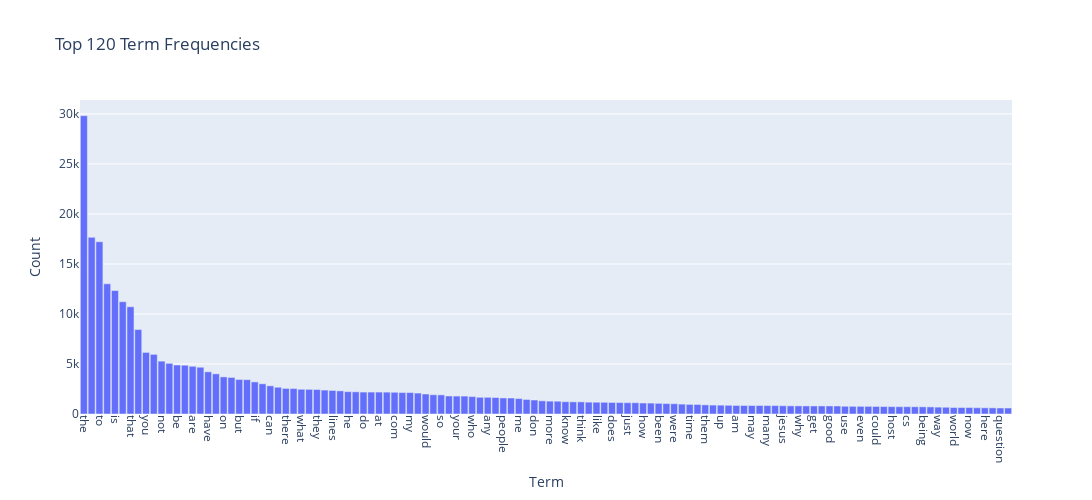

Source (notebook cell):
### Markdown cell above
### >>> **Exercise 14 (take home):** 
Additionally, you can attempt to sort the terms on the `x-axis` by frequency instead of in alphabetical order. This way the visualization is more meaninfgul and you will be able to observe the so called [long tail](https://en.wikipedia.org/wiki/Long_tail) (get familiar with this term since it will appear a lot in data mining and other statistics courses). see picture below

![alt txt](https://upload.wikimedia.org/wikipedia/commons/thumb/8/8a/Long_tail.svg/1000px-Long_tail.svg.png)

### Code cell
# Compute term frequencies 
term_frequencies = np.asarray(X_counts.sum(axis=0)).ravel()
terms = count_vect.get_feature_names_out()

# Select top-K most frequent terms and sort descending
K = min(120, len(terms))
top_idx = np.argpartition(term_frequencies, -K)[-K:]
top_idx = top_idx[np.argsort(term_frequencies[top_idx])[::-1]]

df = pd.DataFrame({
    "term": terms[top_idx],
    "frequency": term_frequencies[top_idx]
})

fig = px.bar(
    df, x="term", y="frequency",
    title=f"Top {K} Term Frequencies",
    labels={"term": "Term", "frequency": "Count"}
)
fig.update_layout(xaxis_tickangle=90, width=1400, height=500, bargap=0.1)
fig.show()

### Figure 1 — Plotly figure (JSON) as saved in the notebook; plotly's stock layout.template omitted (floating-point values rounded to 4 significant figures)
{"data": [{"hovertemplate": "Term=%{x}<br>Count=%{y}<extra></extra>", "legendgroup": "", "marker": {"color": "#636efa", "pattern": {"shape": ""}}, "name": "", "orientation": "v", "showlegend": false, "textposition": "auto", "type": "bar", "x": ["the", "of", "to", "and", "is", "in", "that", "it", "you", "for", "not", "this", "be", "from", "are", "edu", "have", "as", "on", "with", "but", "or", "if", "was", "can", "we", "there", "by", "what", "subject", "they", "an", "lines", "one", "he", "god", "do", "organization", "at", "re", "com", "about", "my", "all", "would", "will", "so", "some", "your", "no", "who", "has", "any", "writes", "people", "which", "me", "article", "don", "his", "more", "other", "know", "when", "think", "their", "like", "university", "does", "out", "just", "only", "how", "also", "been", "than", "were", "then", "time", "because", "them", "posting", "up", "had", "am", "should", "may", "these", "many", "say", "jesus", "see", "why", "us", "get", "very", "good", "believe", "use", "such", "even", "our", "could", "well", "host", "most", "cs", "those", "being", "nntp", "way", "new", "world", "much", "now", "into", "here", "graphics", "question", "something"], "xaxis": "x", "y": [29825, 17660, 17222, 13017, 12343, 11226, 10723, 8447, 6157, 5962, 5285, 5063, 4898, 4877, 4769, 4675, 4218, 4015, 3709, 3655, 3453, 3432, 3208, 3020, 2818, 2674, 2556, 2548, 2472, 2464, 2448, 2393, 2353, 2312, 2232, 2216, 2193, 2192, 2191, 2186, 2172, 2148, 2143, 2093, 2000, 1925, 1912, 1802, 1793, 1791, 1742, 1671, 1669, 1645, 1604, 1599, 1543, 1453, 1400, 1318, 1286, 1278, 1230, 1215, 1213, 1184, 1177, 1170, 1151, 1142, 1130, 1127, 1100, 1090, 1068, 1045, 1028, 989, 959, 952, 914, 892, 885, 870, 852, 851, 850, 850, 841, 840, 825, 814, 811, 808, 806, 805, 805, 803, 772, 766, 765, 763, 754, 745, 739, 730, 729, 722, 719, 710, 686, 676, 650, 649, 646, 628, 619, 613, 603, 598], "yaxis": "y"}], "layout": {"bargap": 0.1, "barmode": "relative", "height": 500, "legend": {"tracegroupgap": 0}, "title": {"text": "Top 120 Term Frequencies"}, "width": 1400, "xaxis": {"anchor": "y", "domain": [0, 1], "tickangle": 90, "title": {"text": "Term"}}, "yaxis": {"anchor": "x", "domain": [0, 1], "title": {"text": "Count"}}}}
